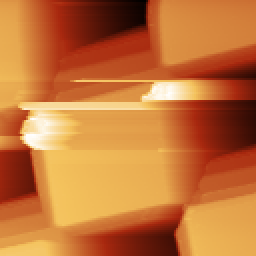
#> input picture data/png/TGX11Calibgrid_210701_131817.png, 128 x 128 px (shown 2 times larger); its folder holds only this picture in this run
$ python main.py
#> lines starting #> are read from the running program, lines starting #| are printed output that depends on the picture
import pandas as pd
import numpy as np
import numpy.ma as ma
import PIL.Image as Image
from pathos.helpers import cpu_count
from pathos.pools import ProcessPool as Pool
import matplotlib.pyplot as plt
import os
from argparse import ArgumentParser


def normalize(arr):
    """ Normalizes an input array to between 0 and 1.

    :param arr: numpy array input
    :return: normalized array
    """
    return (arr - np.min(arr)) / (np.max(arr) - np.min(arr))


def single_grad(row):
    """ Finds the gradient of a single scan row.

    :param row: input row, pd.Series
    :return: row gradient, np.Ndarray
    """
    import numpy as np
    import pandas as pd
    # row = pd.Series(row.squeeze())  # only required if input is numpy array
    s_grad = np.abs(np.nan_to_num(row.rolling(15, min_periods=1, center=True).std()))
    return s_grad


def scan_grad(df, n):
    """ Parallelized row gradient calculations.

    :param df: input pandas dataframe of xyz data
    :param n: number of rows/profiles to split the data for row-wise calculations
    :return: dataframe of 'z' gradient values
    """
    df_split = np.array_split(df.iloc[:, 2], n)
    pool = Pool(cpu_count())
    grad = pd.DataFrame(np.asarray(pool.map(single_grad, df_split)).flatten(), columns=['z'])

    return grad


def parse_args():
    parser = ArgumentParser()

    parser.add_argument('-d', '--root-dir', help='directory with png and/or xyz files', default='data/png')

    return parser.parse_args()


def img_analysis(root_dir, name):
    """ Main image analysis function with figure plotting and json writing.

    :param root_dir: directory containing png images or xyz files
    :param name: extension split filename (e.g.,'TGX11Calibgrid_210701_153452')
    :param mode: determines analysis mode. must be 'png' or 'xyz'.
    :return: None
    """
#> called with root_dir = 'data/png', name = 'TGX11Calibgrid_210701_131817.png'
    mode = os.path.splitext(name)[-1]

    if mode.lower() == '.jpg' or mode.lower() == '.jpeg':   # processes jpegs the same way as png
        mode = '.png'

    if mode == '.png':
        # ------------------------------------- Image Analysis -------------------------------------

        input_file = os.path.join(root_dir, name)      # get image file
        with Image.open(input_file) as img:
#> img is the input picture: PIL image 128x128 RGBA; mean R, G, B, A 195.4, 115.8, 56.8, 255
            img = img.convert('RGB')  # convert to 3-channel (in case it's RGBA)
#> img: PIL image 128x128 RGB
            img.load()

        z_arr = np.average(np.asarray(img), axis=2)
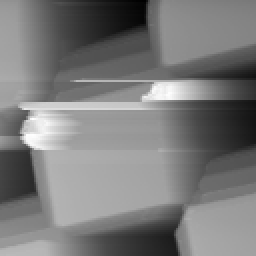
#> z_arr: shape (128, 128) float64 (shown 2 times larger); min 0, max 255, mean 122.7
        profiles, x_samples = z_arr.shape
#> profiles = 128; x_samples = 128

        X, Y = np.meshgrid(np.arange(0, x_samples), np.arange(0, profiles))
        xyz_df = pd.DataFrame(np.stack((X.flatten(), Y.flatten(), z_arr.flatten()), axis=1), columns=['x pixel', 'y pixel', 'intensity'])
#> xyz_df = table of 16384 rows and 3 columns

        xyz_df['gradient'] = scan_grad(xyz_df, profiles)    # calculate gradient and add to df
        z_gradient_arr = xyz_df['gradient'].values.reshape((profiles, -1))  # get a 2D array of gradient values for plotting

    elif mode == '.xyz':
        # ----------------------------------- Numerical Analysis -----------------------------------
        input_file = os.path.join(root_dir, name)     # get xyz file
        xyz_df = pd.read_csv(input_file, names=['x', 'y', 'z height'], delimiter='\t', index_col=False)
        # xyz_df *= 1000000     # scale by 1e6 for convenience since we're dealing with nanometers
        profiles = len(set(xyz_df['y'].values))    # find the number of profiles based on y values
        z_arr = xyz_df['z height'].values.reshape((profiles, -1))     # get a 2D array of z-height values (like a topography map)
        x_samples = z_arr.shape[1]

        xyz_df['gradient'] = scan_grad(xyz_df, profiles)                # add gradient column to df

        z_gradient_arr = xyz_df['gradient'].values.reshape((profiles, -1))  # get a 2D gradient array

    else:
        assert mode in ['.png', '.xyz']   # if mode isn't png or xyz, break out of function
        return None

    # find some useful values to use for limit
    median = np.median(xyz_df['gradient'].values)
    average = np.average(xyz_df['gradient'].values)

    limit = median

    # json file writing
    json_save_path = os.path.join(os.path.dirname(root_dir), "json")
    json_save_name = os.path.join(json_save_path, (name + ".json"))
    xyz_df.to_json(json_save_name)
    hg_json_save_name = os.path.join(json_save_path, (name + "-HG" + ".json"))
    xyz_HG = xyz_df[xyz_df['gradient'] > limit]
    xyz_HG.to_json(hg_json_save_name)

    # mask out the low-gradient areas for plotting
    X, Y = np.meshgrid(np.arange(0, x_samples), np.arange(0, profiles))
    X_mask = ma.masked_where(z_gradient_arr < limit, X)
    Y_mask = ma.masked_where(z_gradient_arr < limit, Y)

    # ---------------------------------------- Plotting ----------------------------------------

    # plot input image
    fig, ax = plt.subplots(1, 3, figsize=(22, 8))
    ax[0].set_xticklabels([])
    ax[0].set_yticklabels([])
    ax[0].set_title('Input Image', fontsize='xx-large')
    if mode == '.png':
        ax[0].imshow(img)
    else:
        ax[0].imshow(z_arr)
    ax[0].grid(True)

    # plot gradient as image
    ax[1].set_xticklabels([])
    ax[1].set_yticklabels([])
    ax[1].set_title('Row-wise Height Gradient', fontsize='xx-large')
    ax[1].imshow(z_gradient_arr, cmap='viridis')
    ax[1].grid(True)

    # plot high gradient areas based on limit
    ax[2].set_xticklabels([])
    ax[2].set_yticklabels([])
    ax[2].set_title('High Gradient Areas', fontsize='xx-large')
    if mode == '.png':
        ax[2].imshow(img)
    else:
        ax[2].imshow(z_arr)
    ax[2].grid(True)
    ax[2].scatter(X_mask, Y_mask, marker='s', color='blue', alpha=0.2)

    fig.tight_layout()

    # save figures
    save_fig_path = os.path.join(os.path.dirname(root_dir), "figures")
    save_fig_name = os.path.join(save_fig_path, (name + ".png"))
    plt.savefig(save_fig_name)
    # plt.show()
    plt.close()     # to avoid runtime errors


if __name__ == '__main__':

    # get args
    args = parse_args()
    data_dir = os.path.normpath(args.root_dir)

    file_list = os.listdir(data_dir)
    if not os.path.isdir(os.path.join(os.path.dirname(data_dir), "figures")):    # create a directory for figures if none exists
        os.mkdir(os.path.join(os.path.dirname(data_dir), "figures"))
    if not os.path.isdir(os.path.join(os.path.dirname(data_dir), "json")):       # create a directory for json output
        os.mkdir(os.path.join(os.path.dirname(data_dir), "json"))

    # run analysis on each scan
    for file in file_list:
        if any(ext in file for ext in ['.png', '.xyz']):    # check if file is an acceptable format before analyzing
            img_analysis(data_dir, file)
#> (the call stopped at in scan_grad, `pool = Pool(cpu_count())`: pathos is not available in this run)

$ run again, on data/png/TGX11Calibgrid_210701_133555.png
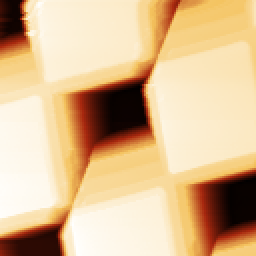
#> input picture data/png/TGX11Calibgrid_210701_133555.png, 128 x 128 px (shown 2 times larger)
#> in img_analysis, img is the input picture: PIL image 128x128 RGBA; mean R, G, B, A 219.3, 187.3, 146.2, 255
#> img: PIL image 128x128 RGB
#> in img_analysis, `z_arr = np.average(np.asarray(img), axis=2)`:
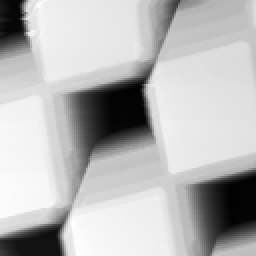
#> z_arr: shape (128, 128) float64 (shown 2 times larger); min 0, max 255, mean 184.3
#> xyz_df = table of 16384 rows and 3 columns

$ run again, on data/png/TGX11Calibgrid_210701_132141.png
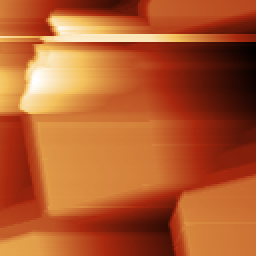
#> input picture data/png/TGX11Calibgrid_210701_132141.png, 128 x 128 px (shown 2 times larger)
#> in img_analysis, img is the input picture: PIL image 128x128 RGBA; mean R, G, B, A 178.7, 91.3, 45, 255
#> img: PIL image 128x128 RGB
#> in img_analysis, `z_arr = np.average(np.asarray(img), axis=2)`:
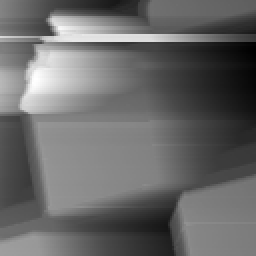
#> z_arr: shape (128, 128) float64 (shown 2 times larger); min 0, max 255, mean 105
#> xyz_df = table of 16384 rows and 3 columns
